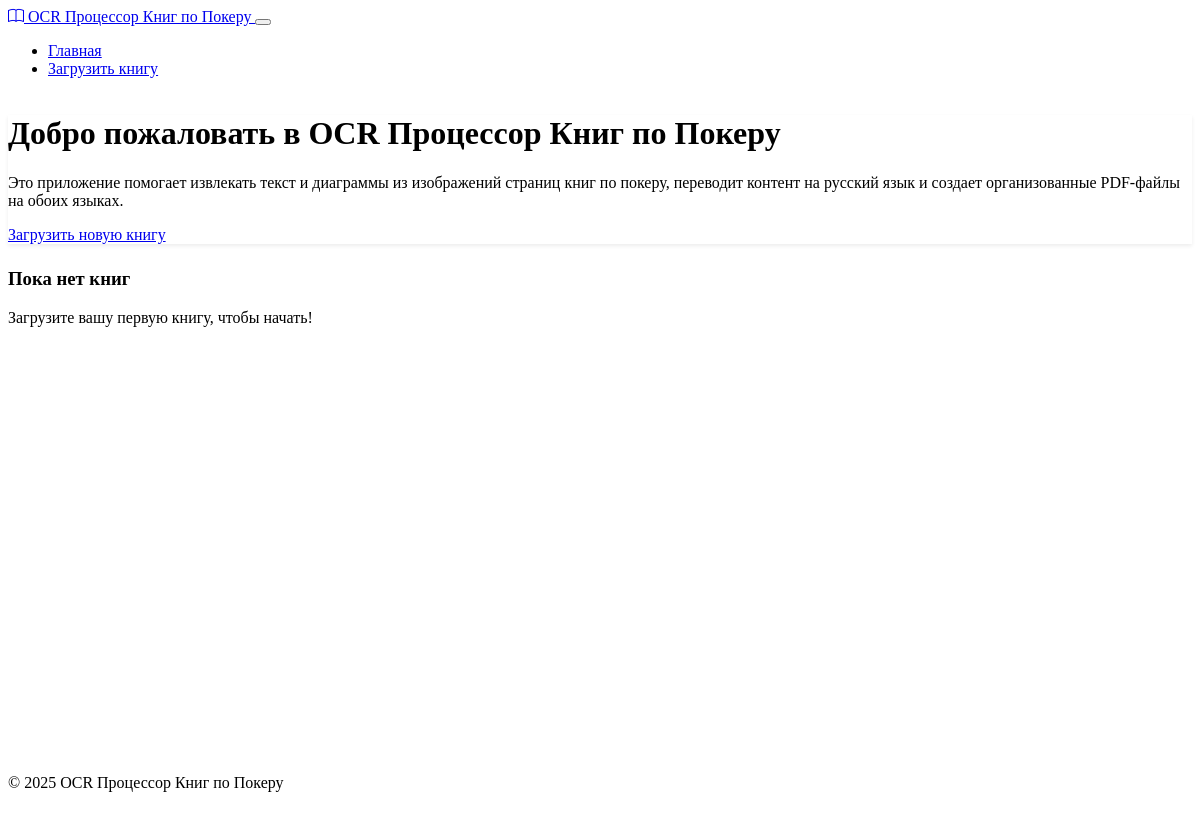
/, run on an earlier commit of the app's database.
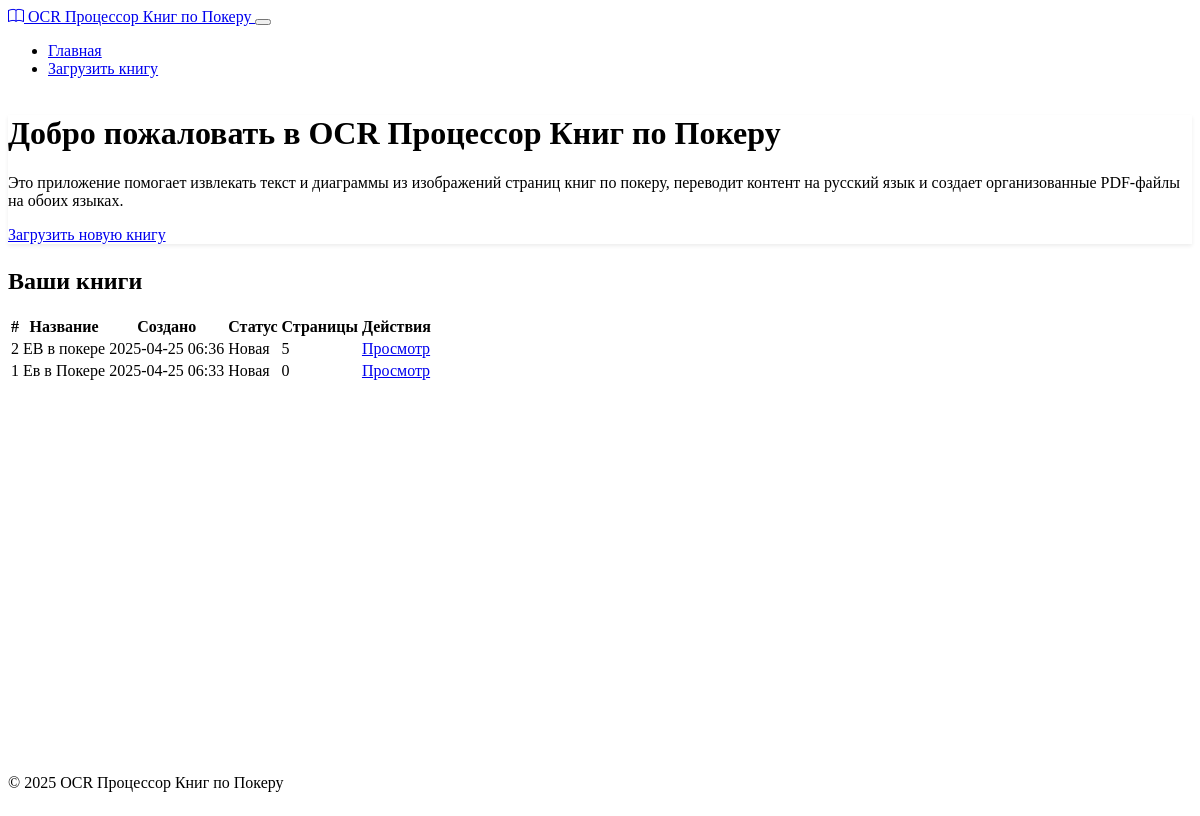
And on a later commit of the database.
### models.py (models this page shows, shortened)
class Book(db.Model):
    id = db.Column(db.Integer, primary_key=True)
    title = db.Column(db.String(255), nullable=False)
    description = db.Column(db.Text, nullable=True)
    created_at = db.Column(db.DateTime, default=datetime.utcnow)
    status = db.Column(db.String(50), default='new')  # new, processing, completed, error
    pages = db.relationship('BookPage', backref='book', lazy=True, cascade='all, delete-orphan')

### routes.py (the view)
@app.route('/')
def index():
    books = Book.query.order_by(Book.created_at.desc()).all()
    return render_template('index.html', books=books)

### routes.py (called while the page is built)
@app.context_processor
def inject_now():
    return {'now': datetime.utcnow()}

### templates/index.html (shortened to what this page needs)
{% extends "layout.html" %}
{% block content %}
<div class="row mb-4">
    <div class="col-md-12">
        <div class="card">
            <div class="card-body">
                <h1 class="card-title">Добро пожаловать в OCR Процессор Книг по Покеру</h1>
                <p class="card-text">
                    Это приложение помогает извлекать текст и диаграммы из изображений страниц книг по покеру,
                    переводит контент на русский язык и создает организованные PDF-файлы на обоих языках.
                </p>
                <a href="{{ url_for('upload_book') }}" class="btn btn-primary">Загрузить новую книгу</a>
            </div>
        </div>
    </div>
</div>
{% if books %}
<div class="row">
    <div class="col-md-12">
        <h2>Ваши книги</h2>
        <div class="table-responsive">
            <table class="table table-hover">
                <thead>
                    <tr>
                        <th>#</th>
                        <th>Название</th>
                        <th>Создано</th>
                        <th>Статус</th>
                        <th>Страницы</th>
                        <th>Действия</th>
                    </tr>
                </thead>
                <tbody>
                    {% for book in books %}
                    <tr>
                        <td>{{ book.id }}</td>
                        <td>{{ book.title }}</td>
                        <td>{{ book.created_at.strftime('%Y-%m-%d %H:%M') }}</td>
                        <td>
                            {% if book.status == 'new' %}
                                <span class="badge bg-secondary">Новая</span>
                            {% elif book.status == 'processing' %}
                                <span class="badge bg-primary">Обработка</span>
                            {% elif book.status == 'completed' %}
                                <span class="badge bg-success">Завершено</span>
                            {% elif book.status == 'error' %}
                                <span class="badge bg-danger">Ошибка</span>
                            {% endif %}
                        </td>
                        <td>{{ book.pages|length }}</td>
                        <td>
                            <div class="d-flex gap-1">
                                <a href="{{ url_for('view_book', book_id=book.id) }}" class="btn btn-sm btn-info">Просмотр</a>
                            </div>
                        </td>
                    </tr>
                    {% endfor %}
                </tbody>
            </table>
        </div>
    </div>
</div>
{% else %}
<div class="row">
    <div class="col-md-12 text-center py-5">
        <div class="alert alert-info">
            <h3>Пока нет книг</h3>
            <p>Загрузите вашу первую книгу, чтобы начать!</p>
        </div>
    </div>
</div>
{% endif %}
{% endblock %}

What changed in the data, as far as the page shows it:
added Book: id "2", title "ЕВ в покере", created_at "2025-04-25 06:36", status "Новая", pages|length "5"
added Book: id "1", title "Ев в Покере", created_at "2025-04-25 06:33", status "Новая", pages|length "0"
Also different on the page:
text no longer shown: "Пока нет книг Загрузите вашу первую книгу, чтобы начать!"
text now shown: "Ваши книги # Название Создано Статус Страницы Действия"
